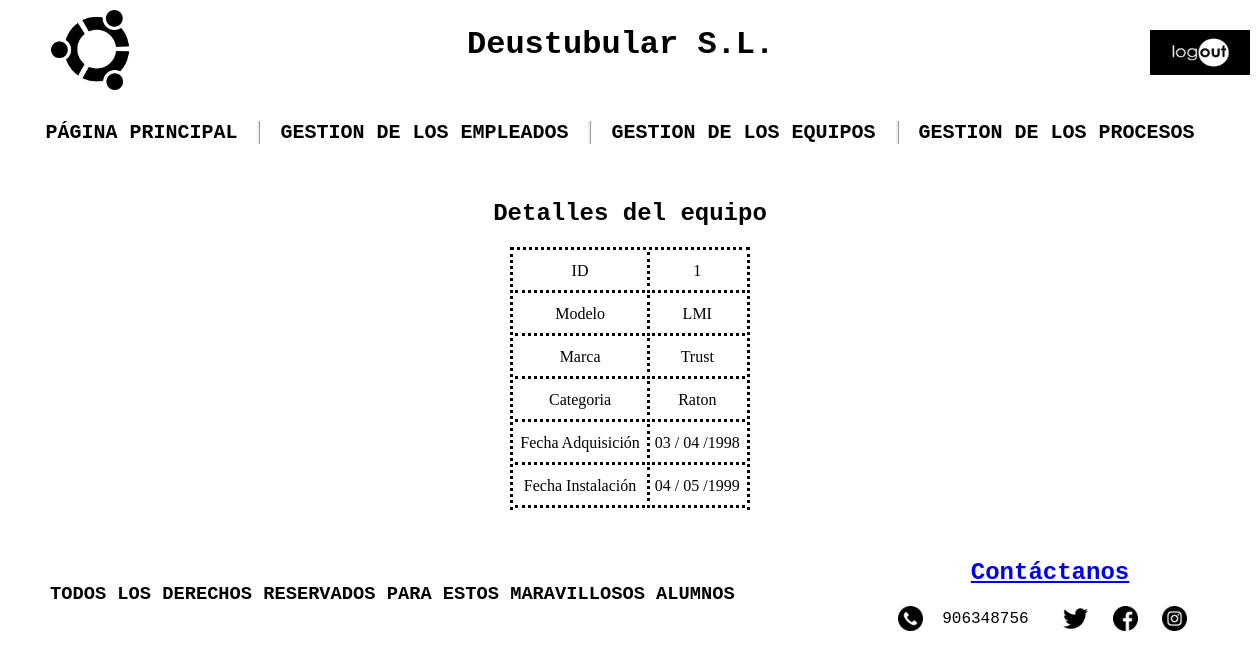
/appProduccion/produccion/equipos/1/, run on the app's committed database.
### appProduccion/models.py (models this page shows, shortened)
class Equipo(models.Model):
    modelo = models.CharField(max_length=100)
    marca = models.CharField(max_length=100)
    categoria = models.CharField(max_length=100)
    fecha_adquisicion = models.DateField(default="01/01/1990")
    fecha_instalacion = models.DateField(default="01/01/1990")

### appProduccion/views.py (the view)
# urls.py: path('produccion/equipos/<int:pk>/', views.EquipoDetailView.as_view(), name='equipo_detail'),
class EquipoDetailView(DetailView):
    model = Equipo
    template_name = 'equipo_detail.html'
    def get_context_data(self, **kwargs):
        context = super(EquipoDetailView, self).get_context_data(**kwargs)
        context['titulo_pagina'] = 'Detalles del equipo'
        return context

### appProduccion/Templates/equipo_detail.html
{% extends "base.html" %}
{% block contenido %}
<div class="div-table">
    <table>
        <tr>
            <td>ID</td>
            <td class="td_estilos">{{ equipo.id }}</td>
        </tr>
        <tr>
            <td>Modelo</td>
            <td class="td_estilos">{{ equipo.modelo }}</td>
        </tr>
        <tr>
            <td>Marca</td>
            <td class="td_estilos">{{ equipo.marca }}</td>
        </tr>
        <tr>
            <td>Categoria</td>
            <td class="td_estilos">{{ equipo.categoria }}</td>
        </tr>
        <tr>
            <td>Fecha Adquisición</td>
            <td class="td_estilos">{{ equipo.fecha_adquisicion|date:"d / m /Y" }}</td>
        </tr>
        <tr>
            <td>Fecha Instalación</td>
            <td class="td_estilos">{{ equipo.fecha_instalacion|date:"d / m /Y" }}</td>
        </tr>
    </table>
</div>
{% endblock %}

### appProduccion/static/css/style.css (style rules this page uses)
* { background-size: 100%; box-sizing: border-box; }
body { background-image: url(../imagenes/fondo.jpg); margin: 0 auto; width: 1200px; }
table { text-align: center; border-top: 3px dotted black; border-left: 3px dotted black; border-right: 3px dotted black; margin: 0 auto; }
td { padding:10px 5px 10px 5px; border-bottom: 3px dotted black; }
.td_estilos { border-left: 3px dotted black; }
.div-table { padding: 0px 10px 20px 10px; }

### data on the page
Equipo: id "1", modelo "LMI", marca "Trust", categoria "Raton", fecha_adquisicion "03 / 04 /1998", fecha_instalacion "04 / 05 /1999"

### other printed values
{{ titulo_pagina }} "Detalles del equipo"
